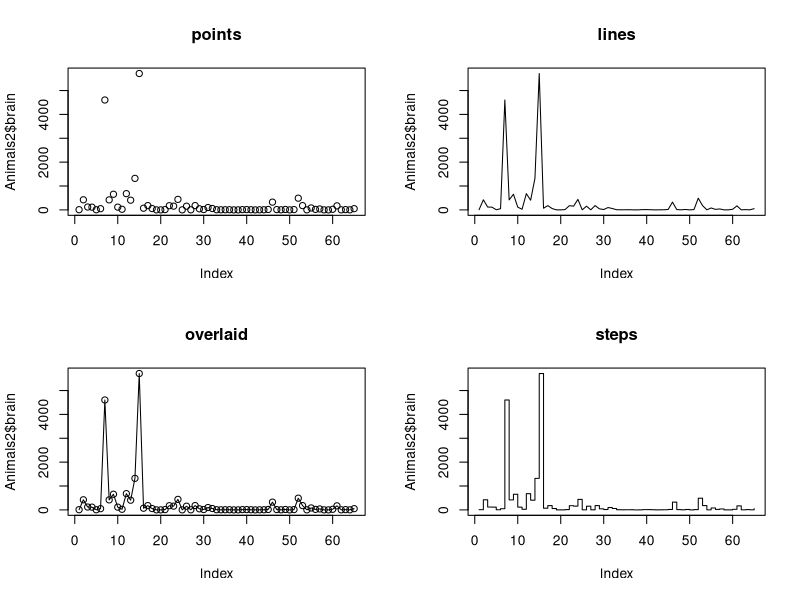
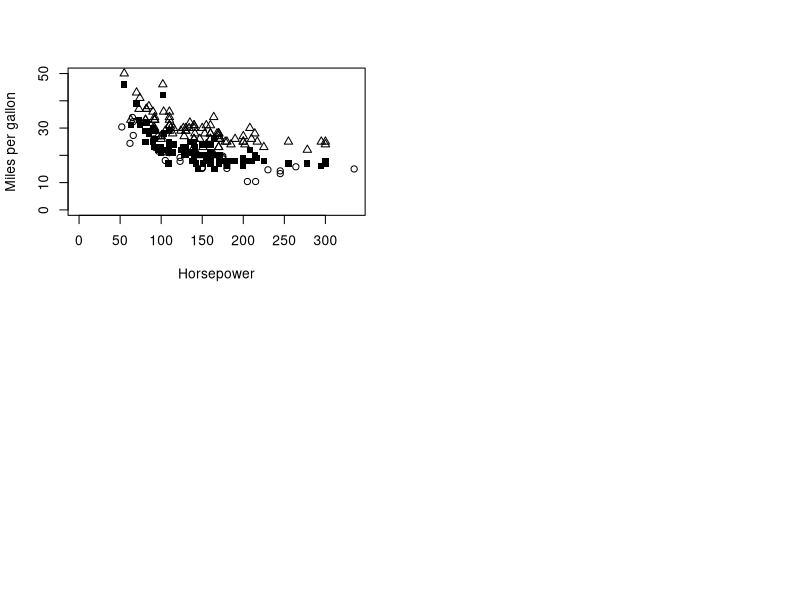
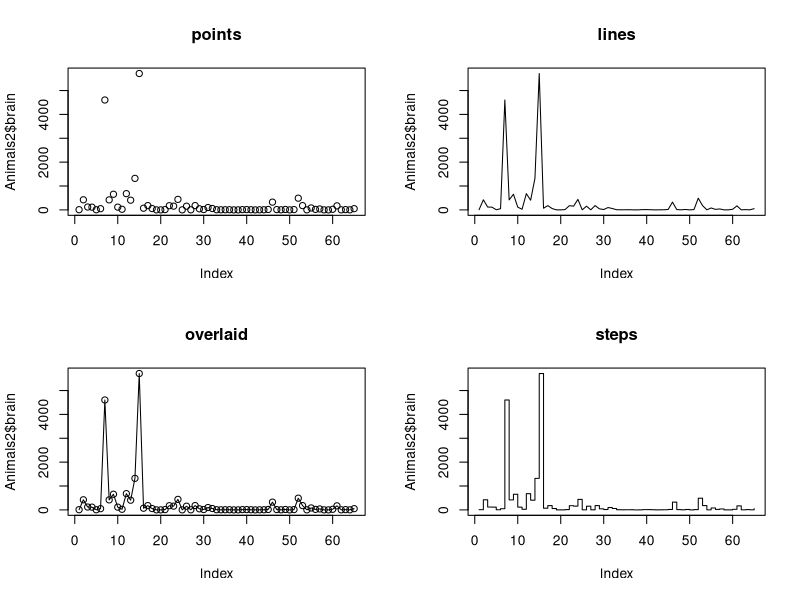
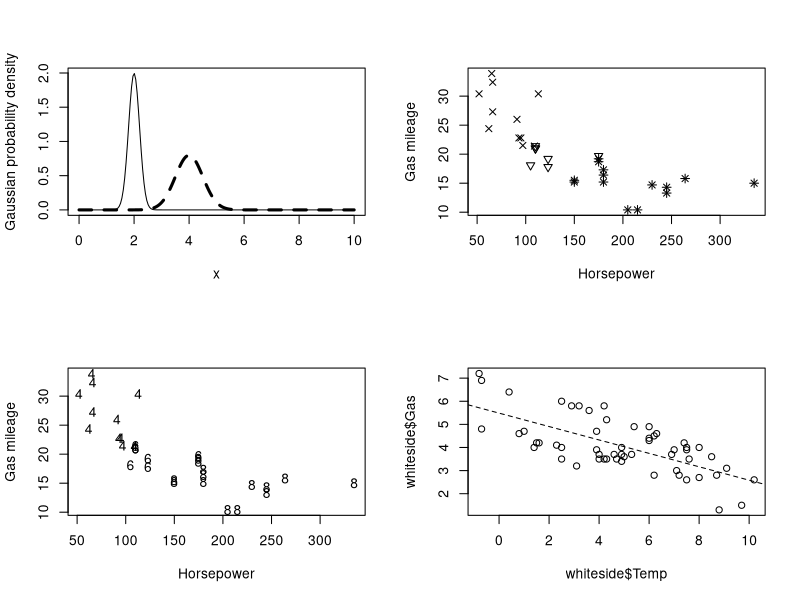

These figures' R source, in order:
## ---- chunk 1
knitr::opts_chunk$set(echo = TRUE)
require(robustbase)
require(MASS)
## ---- chunk 2
# Assign the return value from the par() function to plot_pars
plot_pars <- par()

# Display the names of the par() function's list elements
names(plot_pars)

# Display the number of par() function list elements
length(plot_pars)
## ---- chunk 3
# Set up a 2-by-2 plot array
par(mfrow=c(2,2))

# Plot the Animals2 brain weight data as points
plot(Animals2$brain,type="p")

# Add the title
title("points")

# Plot the brain weights with lines
plot(Animals2$brain,type="l")
# Add the title
title("lines")

# Plot the brain weights as lines overlaid with points
plot(Animals2$brain,type="o")

# Add the title
title("overlaid")

# Plot the brain weights as steps
plot(Animals2$brain,type="s")

# Add the title
title("steps")
par <- plot_pars
## ---- chunk 4
# Compute max_hp
max_hp <- max(Cars93$Horsepower, mtcars$hp)

# Compute max_mpg
max_mpg <- max(Cars93$MPG.city, Cars93$MPG.highway,
               mtcars$mpg)

# Create plot with type = "n"               
plot(Cars93$Horsepower, Cars93$MPG.city,
     type = "n", xlim = c(0, max_hp),
     ylim = c(0, max_mpg), xlab = "Horsepower",
     ylab = "Miles per gallon")

# Add open circles to plot
points(mtcars$hp, mtcars$mpg, pch = 1)

# Add solid squares to plot
points(Cars93$Horsepower, Cars93$MPG.city,
       pch = 15)

# Add open triangles to plot
points(Cars93$Horsepower, Cars93$MPG.highway,
       pch = 2)
## ---- chunk 5
# Set up a 2-by-2 plot array
par(mfrow=c(2,2))

# Plot the Animals2 brain weight data as points
plot(Animals2$brain,type="p")

# Add the title
title("points")

# Plot the brain weights with lines
plot(Animals2$brain,type="l")
# Add the title
title("lines")

# Plot the brain weights as lines overlaid with points
plot(Animals2$brain,type="o")

# Add the title
title("overlaid")

# Plot the brain weights as steps
plot(Animals2$brain,type="s")

# Add the title
title("steps")

## ---- chunk 6
# Create the numerical vector x
x <- seq(0, 10, length = 200)

# Compute the Gaussian density for x with mean 2 and standard deviation 0.2
gauss1 <- dnorm(x, mean = 2, sd = 0.2)

# Compute the Gaussian density with mean 4 and standard deviation 0.5
gauss2 <- dnorm(x, mean = 4, sd = 0.5)

# Plot the first Gaussian density
plot(x, gauss1, type = "l", ylab = "Gaussian probability density")

# Add lines for the second Gaussian density
lines(x, gauss2, lty = 2, lwd = 3)
## ---- chunk 7
# Create an empty plot using type = "n"
plot(mtcars$hp, mtcars$mpg, type = "n",
     xlab = "Horsepower", ylab = "Gas mileage")

# Add points with shapes determined by cylinder number
points(mtcars$hp, mtcars$mpg, pch = mtcars$cyl)

# Create a second empty plot
plot(mtcars$hp, mtcars$mpg, type = "n",
     xlab = "Horsepower", ylab = "Gas mileage")

# Add points with shapes as cylinder characters
points(mtcars$hp, mtcars$mpg, 
       pch = as.character(mtcars$cyl))
## ---- chunk 8
# Build a linear regression model for the whiteside data
linear_model <- lm(Gas ~ Temp, data = whiteside)

# Create a Gas vs. Temp scatterplot from the whiteside data
plot(whiteside$Temp, whiteside$Gas)

# Use abline() to add the linear regression line
abline(linear_model, lty = 2)
